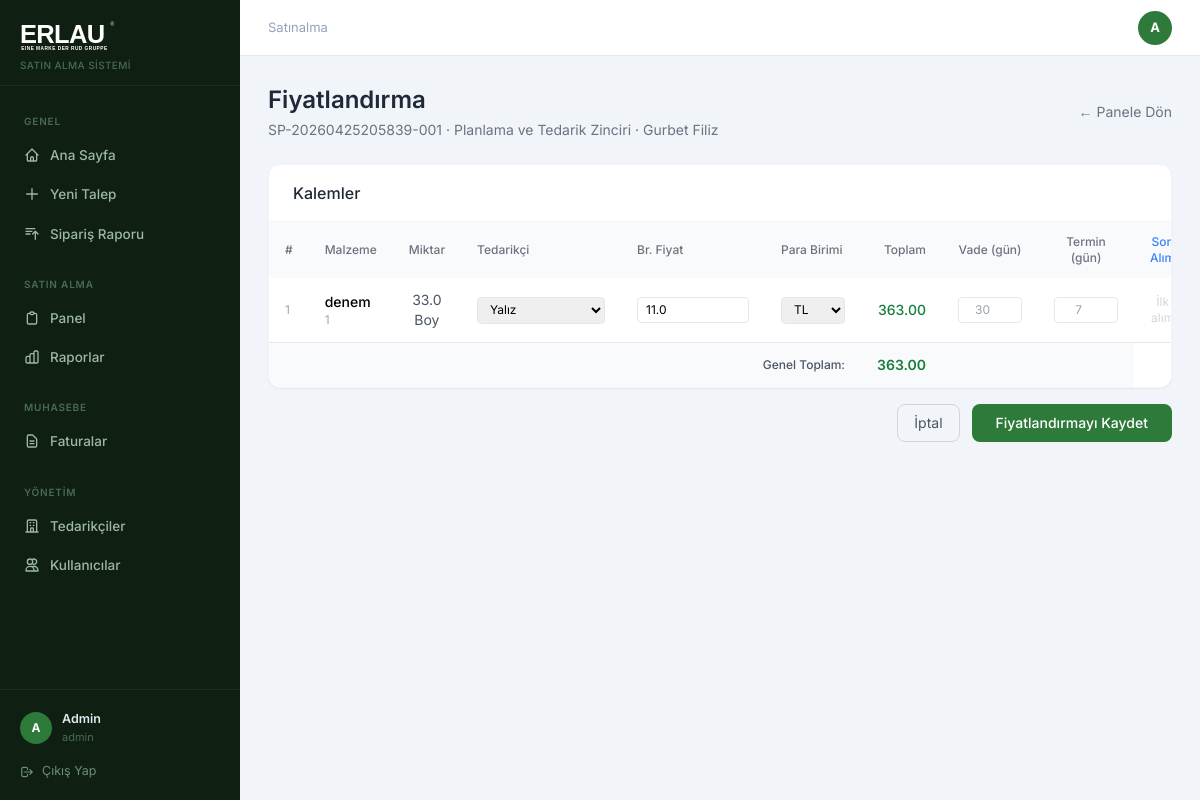
Before: /satinalma/fiyatlandir/4 (signed in) with the older database file.
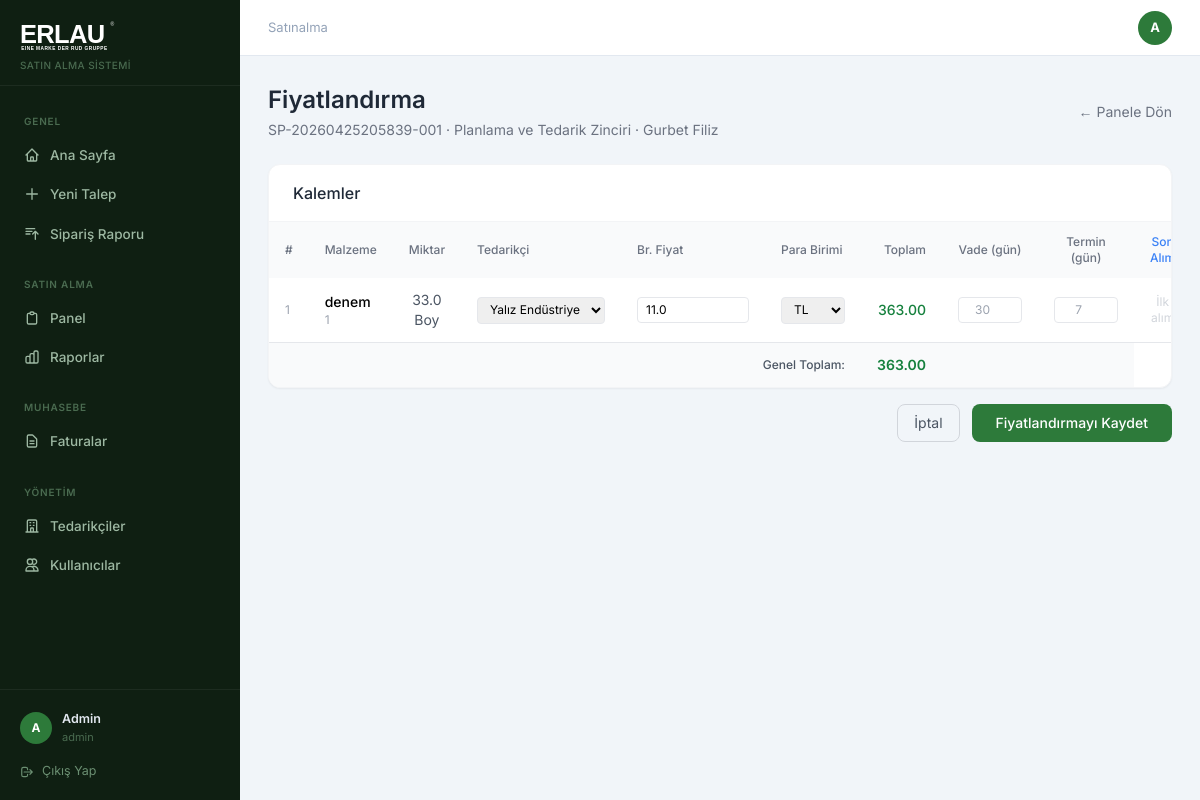
After: the same page with the newer database file.
### app/models.py (models this page shows)
class TalepKalem(db.Model):
    id = db.Column(db.Integer, primary_key=True)
    talep_id = db.Column(db.Integer, db.ForeignKey('talep_formu.id'))
    malzeme_adi = db.Column(db.String(200), nullable=False)
    marka_model = db.Column(db.String(200))
    malzeme_turu = db.Column(db.String(50))
    birim = db.Column(db.String(20))
    miktar = db.Column(db.Float)
    hedef = db.Column(db.String(20), default='siparis')
    kullanim_amaci = db.Column(db.String(100))
    kullanilan_alan = db.Column(db.String(50))
    proje_makine = db.Column(db.String(200))
    kw = db.Column(db.String(10))
    aciklama = db.Column(db.Text)
    teknik_resim_kodu = db.Column(db.String(100))
    standart = db.Column(db.String(100))
    br_fiyat = db.Column(db.Float)
    toplam_fiyat = db.Column(db.Float)
    para_birimi = db.Column(db.String(10))
    vade_gun = db.Column(db.Integer)
    termin_gun = db.Column(db.Integer)
    tedarikci_id = db.Column(db.Integer, db.ForeignKey('tedarikci.id'))
    tedarikci = db.relationship('Tedarikci', foreign_keys=[tedarikci_id])
    son_alinma_tarihi = db.Column(db.DateTime)
    son_siparis_no = db.Column(db.String(50))

class Tedarikci(db.Model):
    id = db.Column(db.Integer, primary_key=True)
    name = db.Column(db.String(200), nullable=False)
    unvan = db.Column(db.String(200))
    vergi_no = db.Column(db.String(50))
    email = db.Column(db.String(120))
    telefon = db.Column(db.String(20))
    adres = db.Column(db.Text)
    iletisim_kisi = db.Column(db.String(100))
    para_birimi = db.Column(db.String(10), default='TL')
    vade_gun = db.Column(db.Integer, default=30)
    kategori = db.Column(db.String(200))
    is_active = db.Column(db.Boolean, default=True)
    created_at = db.Column(db.DateTime, default=datetime.utcnow)

### app/routes.py (the view, shortened to what this page needs)
@satin_alma.route('/fiyatlandir/<int:talep_id>', methods=['GET', 'POST'])
@login_required
@role_required('satinalma', 'admin')
def fiyatlandir(talep_id):
    talep = db.get_or_404(TalepFormu, talep_id)
    tedarikciler = Tedarikci.query.filter_by(is_active=True).order_by(Tedarikci.name).all()
    return render_template('fiyatlandir.html', talep=talep, tedarikciler=tedarikciler)

### app/models.py (called while the page is built)
@login_manager.user_loader
def load_user(user_id):
    return User.query.get(int(user_id))

### app/routes.py (called while the page is built)
def role_required(*roles):
    def decorator(f):
        @wraps(f)
        def decorated_function(*args, **kwargs):
            if not current_user.is_authenticated or current_user.role not in roles:
                flash('Bu sayfaya erişim yetkiniz yok.', 'danger')
                return redirect(url_for('main.dashboard'))
            return f(*args, **kwargs)
        return decorated_function
    return decorator

### app/templates/fiyatlandir.html (shortened to what the changed rows need)
{% extends 'base.html' %}
{% block content %}
<div class="flex items-center justify-between mb-6">
  <div>
    <h1 class="text-2xl font-semibold text-gray-800">Fiyatlandırma</h1>
  </div>
</div>
<form method="POST">
  <div class="bg-white rounded-xl border border-gray-100 shadow-sm overflow-hidden mb-4">
    <div class="px-6 py-4 border-b border-gray-100">
      <h2 class="font-medium text-gray-800">Kalemler</h2>
    </div>
    <div class="overflow-x-auto">
      <table class="w-full text-sm">
        <thead class="bg-gray-50">
          <tr>
            <th class="px-4 py-3 text-left text-xs font-medium text-gray-500 w-6">#</th>
            <th class="px-4 py-3 text-left text-xs font-medium text-gray-500">Malzeme</th>
            <th class="px-4 py-3 text-center text-xs font-medium text-gray-500">Miktar</th>
            <th class="px-4 py-3 text-left text-xs font-medium text-gray-500">Tedarikçi</th>
            <th class="px-4 py-3 text-left text-xs font-medium text-gray-500">Br. Fiyat</th>
            <th class="px-4 py-3 text-left text-xs font-medium text-gray-500">Para Birimi</th>
            <th class="px-4 py-3 text-right text-xs font-medium text-gray-500">Toplam</th>
            <th class="px-4 py-3 text-center text-xs font-medium text-gray-500">Vade (gün)</th>
            <th class="px-4 py-3 text-center text-xs font-medium text-gray-500">Termin (gün)</th>
            <th class="px-4 py-3 text-center text-xs font-medium text-blue-500">Son Alım</th>
          </tr>
        </thead>
        <tbody class="divide-y divide-gray-100">
          {% for kalem in talep.kalemler %}
          <tr class="hover:bg-gray-50">
            <td class="px-4 py-3 text-gray-400 text-xs">{{ loop.index }}</td>
            <td class="px-4 py-3">
              <p class="font-medium">{{ kalem.malzeme_adi }}</p>
              <p class="text-xs text-gray-400">{{ kalem.marka_model or '' }}</p>
            </td>
            <td class="px-4 py-3 text-center text-gray-600">{{ kalem.miktar }} {{ kalem.birim }}</td>
            <td class="px-4 py-3">
              <select name="kalem_{{ kalem.id }}_tedarikci_id" class="w-full border border-gray-200 rounded px-2 py-1 text-xs min-w-32">
                {% for t in tedarikciler %}
                <option value="{{ t.id }}" {% if kalem.tedarikci_id == t.id %}selected{% endif %}>{{ t.name }}</option>
                {% endfor %}
              </select>
            </td>
            <td class="px-4 py-3">
              <input type="number" step="0.01" name="kalem_{{ kalem.id }}_br_fiyat"
                value="{{ kalem.br_fiyat or '' }}"
                class="w-28 border border-gray-200 rounded px-2 py-1 text-xs"
                placeholder="0.00"
                oninput="hesapla({{ kalem.id }}, {{ kalem.miktar or 0 }})">
            </td>
            <td class="px-4 py-3">
              <select name="kalem_{{ kalem.id }}_para_birimi" class="border border-gray-200 rounded px-2 py-1 text-xs">
                <option {% if kalem.para_birimi == 'TL' or not kalem.para_birimi %}selected{% endif %}>TL</option>
              </select>
            </td>
            <td class="px-4 py-3 text-right font-medium text-green-700" id="toplam_{{ kalem.id }}">
              {% if kalem.toplam_fiyat %}{{ "%.2f"|format(kalem.toplam_fiyat) }}{% else %}—{% endif %}
            </td>
            <td class="px-4 py-3 text-center">
              <input type="number" name="kalem_{{ kalem.id }}_vade_gun"
                value="{{ kalem.vade_gun or '' }}"
                class="w-16 border border-gray-200 rounded px-2 py-1 text-xs text-center"
                placeholder="30">
            </td>
            <td class="px-4 py-3 text-center">
              <input type="number" name="kalem_{{ kalem.id }}_termin_gun"
                value="{{ kalem.termin_gun or '' }}"
                class="w-16 border border-gray-200 rounded px-2 py-1 text-xs text-center"
                placeholder="7">
            </td>
            <td class="px-4 py-3 text-center text-xs">
              {% if kalem.son_alinma_tarihi %}
                <span class="text-blue-600 font-medium">{{ kalem.son_alinma_tarihi.strftime('%d.%m.%Y') }}</span>
                {% if kalem.son_siparis_no %}<br><span class="text-gray-400">{{ kalem.son_siparis_no }}</span>{% endif %}
              {% else %}
                <span class="text-gray-300">İlk alım</span>
              {% endif %}
            </td>
          </tr>
          {% endfor %}
        </tbody>
              {% set toplam = namespace(val=0) %}
              {% for kalem in talep.kalemler %}{% if kalem.toplam_fiyat %}{% set toplam.val = toplam.val + kalem.toplam_fiyat %}{% endif %}{% endfor %}
      </table>
    </div>
  </div>
</form>
{% endblock %}

Changed rows visible on the page:
changed TalepKalem "denem": tedarikci+id "Yalız" → "Yalız Endüstriyel"
